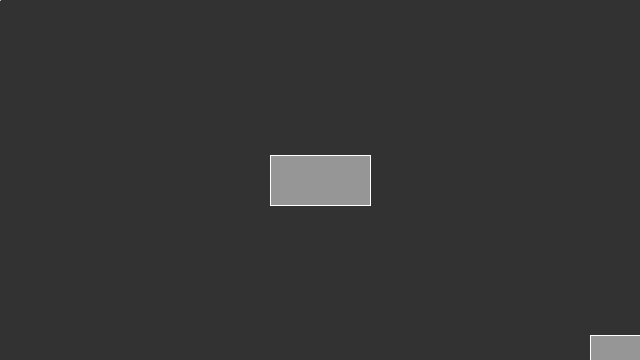
Frame 1 (no input)
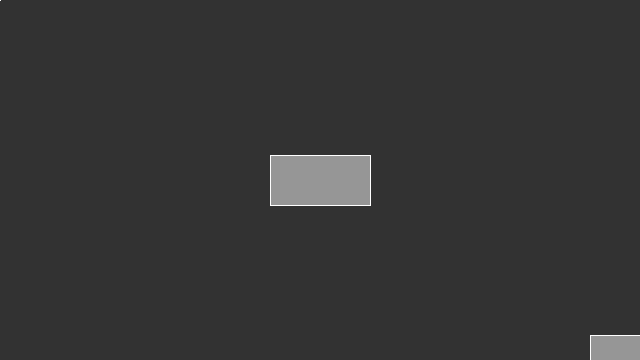
Frame 60 (the mouse pressed at the canvas centre just before this capture)
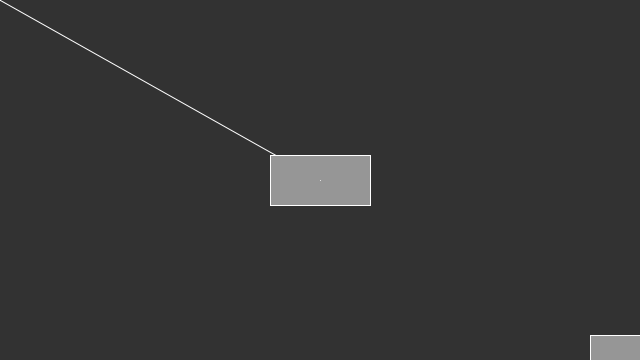
Frame 120 (the mouse held since frame 60 and released just before this capture)

The Processing sketch that drew these frames (run headless with seeded random() and noise(); from frame 60 on, the mouse is pressed at the canvas centre):

// Processing sketch: infinite_signals
// ── infinite_signals.pde

void setup() {
  // Set the size of the window
  size (640, 360);
  background(50);
}

void draw () {
  // A rectangle
  fill (150);
  stroke(255);
  rectMode(CENTER);
  rect(320, 180, 100, 50);
  rect(width-mouseX,height-mouseY,100,50);

  line(pmouseX,pmouseY,mouseX,mouseY);
  
  // render only when finished drawing
}
